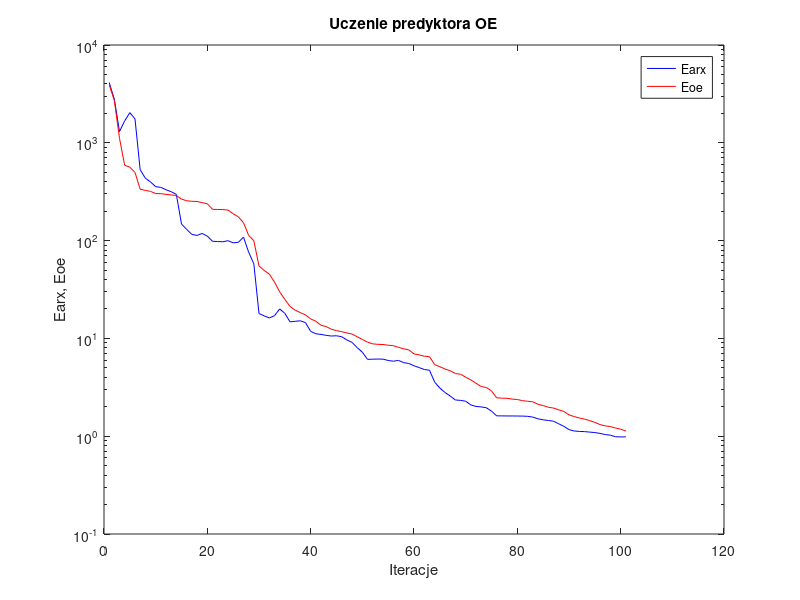
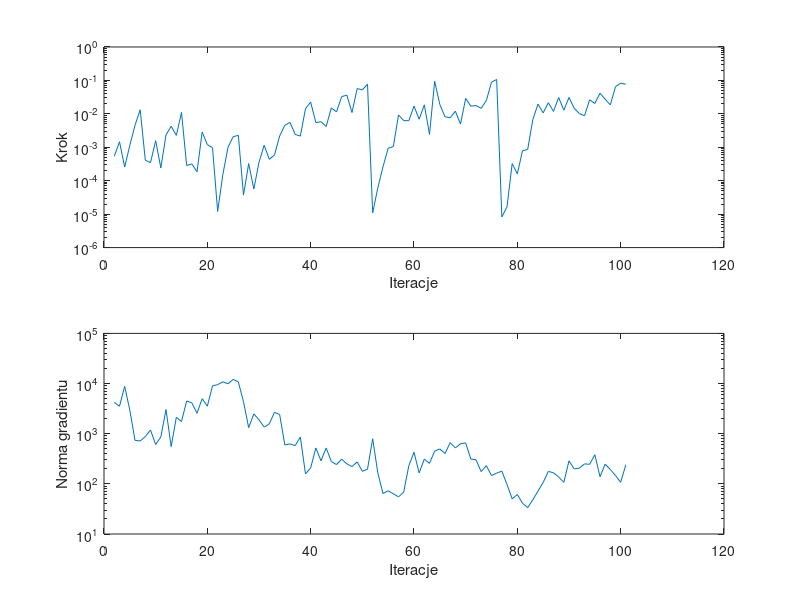

Reproduce these figures in MATLAB, in order.
%uczenie predyktora oe
clear all;
n=0; farx(n+1)=4.136170e+003; foe(n+1)=3.932403e+003; wspucz(n+1)=0.000000e+000; ng(n+1)=0.000000e+000;
%odnowa zmiennej metryki
n=1; farx(n+1)=2.791370e+003; foe(n+1)=2.708200e+003; krok(n+1)=5.405350e-004; ng(n+1)=4.195918e+003;
n=2; farx(n+1)=1.304541e+003; foe(n+1)=1.110854e+003; krok(n+1)=1.469853e-003; ng(n+1)=3.524468e+003;
n=3; farx(n+1)=1.675509e+003; foe(n+1)=5.888758e+002; krok(n+1)=2.560416e-004; ng(n+1)=8.762879e+003;
n=4; farx(n+1)=2.034815e+003; foe(n+1)=5.641676e+002; krok(n+1)=1.143778e-003; ng(n+1)=2.942906e+003;
n=5; farx(n+1)=1.754369e+003; foe(n+1)=4.975112e+002; krok(n+1)=4.529996e-003; ng(n+1)=7.377658e+002;
n=6; farx(n+1)=5.299745e+002; foe(n+1)=3.354237e+002; krok(n+1)=1.321526e-002; ng(n+1)=7.155050e+002;
n=7; farx(n+1)=4.349760e+002; foe(n+1)=3.261880e+002; krok(n+1)=4.089425e-004; ng(n+1)=8.766170e+002;
n=8; farx(n+1)=3.978316e+002; foe(n+1)=3.188611e+002; krok(n+1)=3.473499e-004; ng(n+1)=1.185482e+003;
n=9; farx(n+1)=3.559450e+002; foe(n+1)=3.027093e+002; krok(n+1)=1.581052e-003; ng(n+1)=6.097410e+002;
n=10; farx(n+1)=3.503488e+002; foe(n+1)=3.019364e+002; krok(n+1)=2.418465e-004; ng(n+1)=8.633448e+002;
n=11; farx(n+1)=3.312826e+002; foe(n+1)=2.970465e+002; krok(n+1)=2.336140e-003; ng(n+1)=3.027099e+003;
n=12; farx(n+1)=3.162194e+002; foe(n+1)=2.931300e+002; krok(n+1)=4.267031e-003; ng(n+1)=5.528829e+002;
n=13; farx(n+1)=2.970827e+002; foe(n+1)=2.893219e+002; krok(n+1)=2.275225e-003; ng(n+1)=2.128596e+003;
n=14; farx(n+1)=1.478169e+002; foe(n+1)=2.656588e+002; krok(n+1)=1.097075e-002; ng(n+1)=1.750349e+003;
n=15; farx(n+1)=1.301630e+002; foe(n+1)=2.556337e+002; krok(n+1)=2.852289e-004; ng(n+1)=4.499654e+003;
n=16; farx(n+1)=1.157315e+002; foe(n+1)=2.523418e+002; krok(n+1)=3.184791e-004; ng(n+1)=4.121149e+003;
n=17; farx(n+1)=1.130196e+002; foe(n+1)=2.513141e+002; krok(n+1)=1.845902e-004; ng(n+1)=2.557705e+003;
n=18; farx(n+1)=1.183473e+002; foe(n+1)=2.445305e+002; krok(n+1)=2.840497e-003; ng(n+1)=4.990001e+003;
n=19; farx(n+1)=1.110186e+002; foe(n+1)=2.379598e+002; krok(n+1)=1.198792e-003; ng(n+1)=3.531616e+003;
n=20; farx(n+1)=9.847646e+001; foe(n+1)=2.088521e+002; krok(n+1)=9.722192e-004; ng(n+1)=8.989353e+003;
n=21; farx(n+1)=9.778682e+001; foe(n+1)=2.080045e+002; krok(n+1)=1.209645e-005; ng(n+1)=9.525369e+003;
n=22; farx(n+1)=9.730880e+001; foe(n+1)=2.075802e+002; krok(n+1)=1.525061e-004; ng(n+1)=1.082133e+004;
n=23; farx(n+1)=9.975242e+001; foe(n+1)=2.053101e+002; krok(n+1)=1.002892e-003; ng(n+1)=9.884338e+003;
n=24; farx(n+1)=9.491684e+001; foe(n+1)=1.882036e+002; krok(n+1)=2.077331e-003; ng(n+1)=1.209069e+004;
n=25; farx(n+1)=9.600138e+001; foe(n+1)=1.750160e+002; krok(n+1)=2.273260e-003; ng(n+1)=1.080258e+004;
%odnowa zmiennej metryki
n=26; farx(n+1)=1.085195e+002; foe(n+1)=1.526153e+002; krok(n+1)=3.728860e-005; ng(n+1)=4.327631e+003;
n=27; farx(n+1)=7.603217e+001; foe(n+1)=1.130425e+002; krok(n+1)=3.255217e-004; ng(n+1)=1.319736e+003;
n=28; farx(n+1)=5.786474e+001; foe(n+1)=9.972036e+001; krok(n+1)=5.658127e-005; ng(n+1)=2.482572e+003;
n=29; farx(n+1)=1.794172e+001; foe(n+1)=5.503548e+001; krok(n+1)=3.569431e-004; ng(n+1)=1.894154e+003;
n=30; farx(n+1)=1.701351e+001; foe(n+1)=4.955960e+001; krok(n+1)=1.152797e-003; ng(n+1)=1.350958e+003;
n=31; farx(n+1)=1.619462e+001; foe(n+1)=4.544400e+001; krok(n+1)=4.352222e-004; ng(n+1)=1.573478e+003;
n=32; farx(n+1)=1.705996e+001; foe(n+1)=3.770554e+001; krok(n+1)=5.909215e-004; ng(n+1)=2.673817e+003;
n=33; farx(n+1)=2.001682e+001; foe(n+1)=2.994036e+001; krok(n+1)=2.186130e-003; ng(n+1)=2.403799e+003;
n=34; farx(n+1)=1.804220e+001; foe(n+1)=2.504438e+001; krok(n+1)=4.548255e-003; ng(n+1)=5.965876e+002;
n=35; farx(n+1)=1.476011e+001; foe(n+1)=2.124146e+001; krok(n+1)=5.548179e-003; ng(n+1)=6.262109e+002;
n=36; farx(n+1)=1.495618e+001; foe(n+1)=1.942762e+001; krok(n+1)=2.431442e-003; ng(n+1)=5.785661e+002;
n=37; farx(n+1)=1.514134e+001; foe(n+1)=1.834447e+001; krok(n+1)=2.158539e-003; ng(n+1)=8.589961e+002;
n=38; farx(n+1)=1.451207e+001; foe(n+1)=1.738999e+001; krok(n+1)=1.428969e-002; ng(n+1)=1.576096e+002;
n=39; farx(n+1)=1.179790e+001; foe(n+1)=1.582711e+001; krok(n+1)=2.243356e-002; ng(n+1)=2.084421e+002;
n=40; farx(n+1)=1.115004e+001; foe(n+1)=1.496648e+001; krok(n+1)=5.478088e-003; ng(n+1)=5.188120e+002;
n=41; farx(n+1)=1.098186e+001; foe(n+1)=1.362731e+001; krok(n+1)=5.829338e-003; ng(n+1)=2.888955e+002;
n=42; farx(n+1)=1.074718e+001; foe(n+1)=1.320483e+001; krok(n+1)=4.207904e-003; ng(n+1)=5.190796e+002;
n=43; farx(n+1)=1.057534e+001; foe(n+1)=1.242153e+001; krok(n+1)=1.506159e-002; ng(n+1)=2.790559e+002;
n=44; farx(n+1)=1.064113e+001; foe(n+1)=1.201616e+001; krok(n+1)=1.142218e-002; ng(n+1)=2.419875e+002;
n=45; farx(n+1)=1.039881e+001; foe(n+1)=1.171429e+001; krok(n+1)=3.281725e-002; ng(n+1)=3.111344e+002;
n=46; farx(n+1)=9.646959e+000; foe(n+1)=1.136935e+001; krok(n+1)=3.620221e-002; ng(n+1)=2.499307e+002;
n=47; farx(n+1)=9.111000e+000; foe(n+1)=1.108517e+001; krok(n+1)=1.097075e-002; ng(n+1)=2.208160e+002;
n=48; farx(n+1)=8.051940e+000; foe(n+1)=1.039544e+001; krok(n+1)=5.716001e-002; ng(n+1)=2.741554e+002;
n=49; farx(n+1)=7.234605e+000; foe(n+1)=9.759758e+000; krok(n+1)=5.184392e-002; ng(n+1)=1.779520e+002;
n=50; farx(n+1)=6.105225e+000; foe(n+1)=9.154227e+000; krok(n+1)=7.700420e-002; ng(n+1)=1.956687e+002;
%odnowa zmiennej metryki
n=51; farx(n+1)=6.130556e+000; foe(n+1)=8.797537e+000; krok(n+1)=1.085468e-005; ng(n+1)=7.916409e+002;
n=52; farx(n+1)=6.150075e+000; foe(n+1)=8.694546e+000; krok(n+1)=6.158863e-005; ng(n+1)=1.646664e+002;
n=53; farx(n+1)=6.139603e+000; foe(n+1)=8.659334e+000; krok(n+1)=2.619761e-004; ng(n+1)=6.400686e+001;
n=54; farx(n+1)=5.945762e+000; foe(n+1)=8.518272e+000; krok(n+1)=9.413494e-004; ng(n+1)=7.279273e+001;
n=55; farx(n+1)=5.846909e+000; foe(n+1)=8.432915e+000; krok(n+1)=1.050435e-003; ng(n+1)=6.359974e+001;
n=56; farx(n+1)=5.954682e+000; foe(n+1)=8.101090e+000; krok(n+1)=9.299198e-003; ng(n+1)=5.496185e+001;
n=57; farx(n+1)=5.652006e+000; foe(n+1)=7.836195e+000; krok(n+1)=6.274942e-003; ng(n+1)=6.825638e+001;
n=58; farx(n+1)=5.542659e+000; foe(n+1)=7.628980e+000; krok(n+1)=6.256921e-003; ng(n+1)=2.306921e+002;
n=59; farx(n+1)=5.252030e+000; foe(n+1)=6.946672e+000; krok(n+1)=1.704362e-002; ng(n+1)=4.264024e+002;
n=60; farx(n+1)=5.028164e+000; foe(n+1)=6.784798e+000; krok(n+1)=6.905382e-003; ng(n+1)=1.655838e+002;
n=61; farx(n+1)=4.808649e+000; foe(n+1)=6.574985e+000; krok(n+1)=1.861441e-002; ng(n+1)=3.118416e+002;
n=62; farx(n+1)=4.725053e+000; foe(n+1)=6.508582e+000; krok(n+1)=2.435962e-003; ng(n+1)=2.562001e+002;
n=63; farx(n+1)=3.572133e+000; foe(n+1)=5.400410e+000; krok(n+1)=9.431389e-002; ng(n+1)=4.502326e+002;
n=64; farx(n+1)=3.108127e+000; foe(n+1)=5.132470e+000; krok(n+1)=1.897240e-002; ng(n+1)=4.959833e+002;
n=65; farx(n+1)=2.798889e+000; foe(n+1)=4.867159e+000; krok(n+1)=8.161186e-003; ng(n+1)=4.025526e+002;
n=66; farx(n+1)=2.578411e+000; foe(n+1)=4.668698e+000; krok(n+1)=7.632150e-003; ng(n+1)=6.620139e+002;
n=67; farx(n+1)=2.346791e+000; foe(n+1)=4.373950e+000; krok(n+1)=1.205272e-002; ng(n+1)=5.212647e+002;
n=68; farx(n+1)=2.324167e+000; foe(n+1)=4.301156e+000; krok(n+1)=4.952046e-003; ng(n+1)=6.305930e+002;
n=69; farx(n+1)=2.280729e+000; foe(n+1)=4.015876e+000; krok(n+1)=2.900728e-002; ng(n+1)=6.568260e+002;
n=70; farx(n+1)=2.086649e+000; foe(n+1)=3.759524e+000; krok(n+1)=1.693613e-002; ng(n+1)=3.118628e+002;
n=71; farx(n+1)=2.014116e+000; foe(n+1)=3.480227e+000; krok(n+1)=1.776017e-002; ng(n+1)=3.025087e+002;
n=72; farx(n+1)=1.992887e+000; foe(n+1)=3.219944e+000; krok(n+1)=1.464382e-002; ng(n+1)=1.755256e+002;
n=73; farx(n+1)=1.955185e+000; foe(n+1)=3.147673e+000; krok(n+1)=2.508493e-002; ng(n+1)=2.307467e+002;
n=74; farx(n+1)=1.804516e+000; foe(n+1)=2.905386e+000; krok(n+1)=8.877087e-002; ng(n+1)=1.464262e+002;
n=75; farx(n+1)=1.614732e+000; foe(n+1)=2.467741e+000; krok(n+1)=1.066998e-001; ng(n+1)=1.639204e+002;
%odnowa zmiennej metryki
n=76; farx(n+1)=1.613405e+000; foe(n+1)=2.450240e+000; krok(n+1)=8.245016e-006; ng(n+1)=1.794241e+002;
n=77; farx(n+1)=1.610355e+000; foe(n+1)=2.441512e+000; krok(n+1)=1.663384e-005; ng(n+1)=9.745207e+001;
n=78; farx(n+1)=1.610698e+000; foe(n+1)=2.393835e+000; krok(n+1)=3.248691e-004; ng(n+1)=5.015675e+001;
n=79; farx(n+1)=1.607790e+000; foe(n+1)=2.373134e+000; krok(n+1)=1.599927e-004; ng(n+1)=6.138790e+001;
n=80; farx(n+1)=1.606043e+000; foe(n+1)=2.309496e+000; krok(n+1)=7.893559e-004; ng(n+1)=4.115376e+001;
n=81; farx(n+1)=1.596583e+000; foe(n+1)=2.276257e+000; krok(n+1)=8.616391e-004; ng(n+1)=3.358672e+001;
n=82; farx(n+1)=1.567592e+000; foe(n+1)=2.245221e+000; krok(n+1)=6.753788e-003; ng(n+1)=4.825458e+001;
n=83; farx(n+1)=1.504816e+000; foe(n+1)=2.121392e+000; krok(n+1)=1.955649e-002; ng(n+1)=7.178414e+001;
n=84; farx(n+1)=1.470904e+000; foe(n+1)=2.056089e+000; krok(n+1)=1.071180e-002; ng(n+1)=1.064749e+002;
n=85; farx(n+1)=1.447568e+000; foe(n+1)=1.976448e+000; krok(n+1)=2.152696e-002; ng(n+1)=1.773066e+002;
n=86; farx(n+1)=1.424341e+000; foe(n+1)=1.939969e+000; krok(n+1)=1.183052e-002; ng(n+1)=1.659403e+002;
n=87; farx(n+1)=1.340512e+000; foe(n+1)=1.859698e+000; krok(n+1)=3.085098e-002; ng(n+1)=1.373725e+002;
n=88; farx(n+1)=1.261406e+000; foe(n+1)=1.791993e+000; krok(n+1)=1.285709e-002; ng(n+1)=1.069516e+002;
n=89; farx(n+1)=1.167646e+000; foe(n+1)=1.652961e+000; krok(n+1)=3.094863e-002; ng(n+1)=2.876449e+002;
n=90; farx(n+1)=1.130375e+000; foe(n+1)=1.587974e+000; krok(n+1)=1.468412e-002; ng(n+1)=1.988345e+002;
n=91; farx(n+1)=1.118391e+000; foe(n+1)=1.534918e+000; krok(n+1)=1.021537e-002; ng(n+1)=2.057613e+002;
n=92; farx(n+1)=1.114495e+000; foe(n+1)=1.496381e+000; krok(n+1)=8.744518e-003; ng(n+1)=2.499667e+002;
n=93; farx(n+1)=1.101284e+000; foe(n+1)=1.444157e+000; krok(n+1)=2.629130e-002; ng(n+1)=2.453365e+002;
n=94; farx(n+1)=1.089951e+000; foe(n+1)=1.384651e+000; krok(n+1)=2.047906e-002; ng(n+1)=3.808827e+002;
n=95; farx(n+1)=1.067842e+000; foe(n+1)=1.314851e+000; krok(n+1)=4.134280e-002; ng(n+1)=1.390352e+002;
n=96; farx(n+1)=1.039250e+000; foe(n+1)=1.276243e+000; krok(n+1)=2.732857e-002; ng(n+1)=2.464388e+002;
n=97; farx(n+1)=1.024465e+000; foe(n+1)=1.255269e+000; krok(n+1)=1.854407e-002; ng(n+1)=1.929113e+002;
n=98; farx(n+1)=9.868800e-001; foe(n+1)=1.210670e+000; krok(n+1)=6.533169e-002; ng(n+1)=1.466845e+002;
n=99; farx(n+1)=9.830325e-001; foe(n+1)=1.179368e+000; krok(n+1)=8.260442e-002; ng(n+1)=1.075828e+002;
n=100; farx(n+1)=9.846391e-001; foe(n+1)=1.128455e+000; krok(n+1)=7.689657e-002; ng(n+1)=2.394713e+002;

figure; semilogy(farx,'b'); hold on; semilogy(foe,'r'); xlabel('Iteracje'); ylabel('Earx, Eoe'); legend('Earx','Eoe'); title('Uczenie predyktora OE');
figure; subplot(2,1,1); semilogy(krok); xlabel('Iteracje'); ylabel('Krok');
subplot(2,1,2); semilogy(ng); xlabel('Iteracje'); ylabel('Norma gradientu');
Earx=farx(n+1)
Eoe=foe(n+1)
